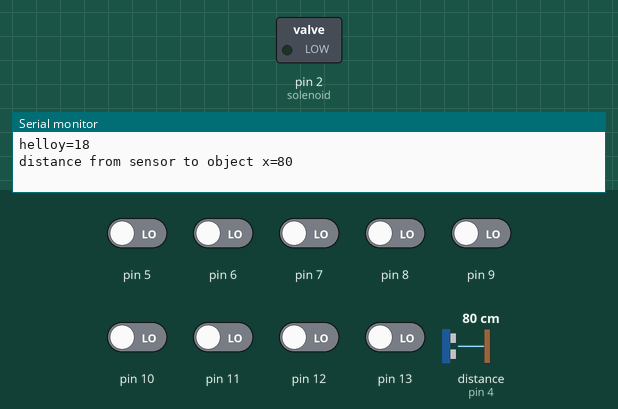
Simulated run of this sketch. Board: Arduino Uno, built with avr-gcc and run on an emulated ATmega328P. Shown: switched loads named in the sketch (green lamp = pin HIGH), the last lines printed to the serial monitor. Wiring (inferred from the names in the program): ultrasonic range finder: trigger pin 3; echo pin 4. The inputs (shaded band) are chosen by the test bench; at power-on: pin 5–13 LOW, distance to the obstacle (sensor on pin 4) 80 cm. The echo pulse lasts 58.3 µs per cm; pins used as bus, display or sensor lines are not drawn.

Above: at 2.1 s.
At 3.1 s:
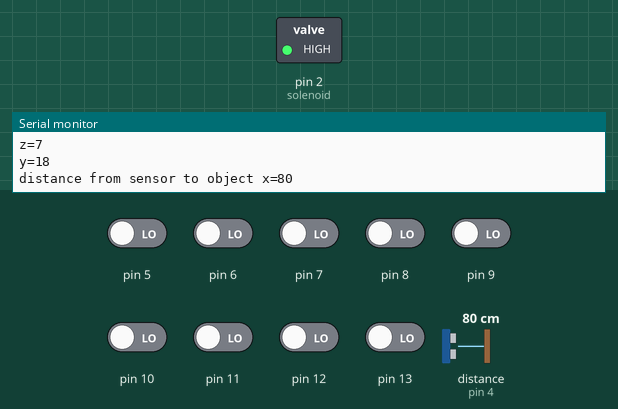
Timing chart, 0 to 4.6 s (numbered marks = the images above):
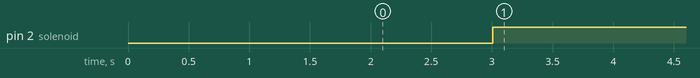

The sketch:

code.ino
```cpp
int Time,distance;
int ir1,ir2,ir3,ir4,ir5,ir6,ir7,ir8,ir9,ir10,ir11,ir12;
int y;
#define solenoid 2
void setup() {
  delay(2000);
  // put your setup code here, to run once:
pinMode(3,OUTPUT);  //trigger pin
pinMode(4,INPUT);   //echo pin
pinMode(solenoid,OUTPUT);
Serial.begin(9600);
Serial.print("hello");
}

void loop() {
  // put your main code here, to run repeatedly:
 ir1=digitalRead(5);
  ir2=digitalRead(6);
   ir3=digitalRead(7);
    ir4=digitalRead(8);
     ir5=digitalRead(9);
      ir6=digitalRead(10);
       ir7=digitalRead(11);
        ir8=digitalRead(12);
         ir9=digitalRead(13);
        // ir10=digitalRead(0);
         int addir(!ir1+!ir2+!ir3+!ir4+!ir5+!ir6+!ir7+!ir8+!ir9);
          y=2*addir;
         Serial.print("y=");
         Serial.println(y);
digitalWrite(3,HIGH);
delayMicroseconds(10);
digitalWrite(3,LOW);
delayMicroseconds(5);
digitalWrite(3,HIGH);
delayMicroseconds(10);
Time=pulseIn(4,HIGH);
distance=0.0345*Time/2;
int x=distance;
Serial.print("distance from sensor to object x=");
Serial.println(distance);
delay(1000);
int z=25-y;
Serial.print("z=");
Serial.println(z);
if(x>z && y!=0)
{
  digitalWrite(solenoid,HIGH);
}
if(x<z||y==0)
{
  digitalWrite(solenoid,LOW);
}
}
```

Measured:
- by itself, pin 2 (solenoid): LOW → HIGH at 3.0 s
